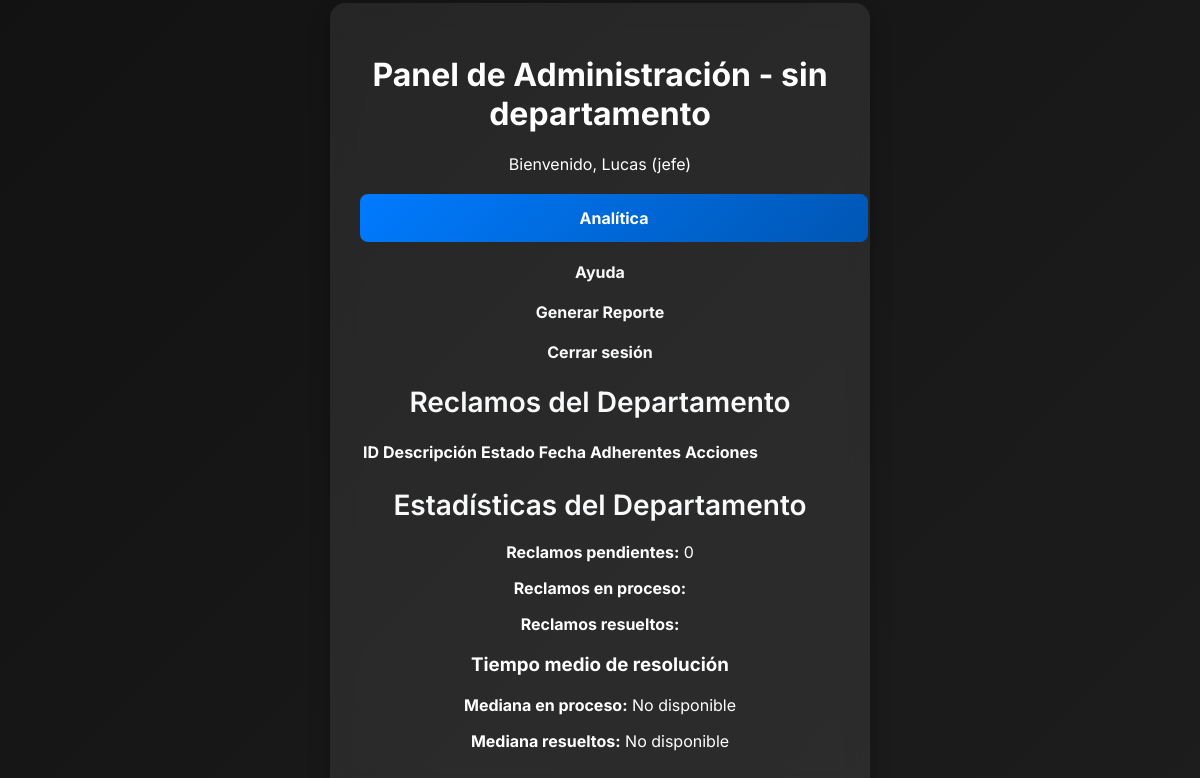
/dashboard (signed in), run on the app's committed database.
### modules/modelos.py (models this page shows, shortened)
class ModeloUsuario(Base):
    __tablename__= 'usuarios'
    id= Column(Integer, primary_key=True)
    nombre=Column(String(1000), nullable=False, unique=False)
    apellido=Column(String(1000), nullable=False, unique= False)
    username=Column(String(100), nullable=False, unique=True)
    email= Column(String(1000), nullable=False, unique=True)
    password= Column(String(1000), nullable=False)
    rol=Column(String, default="usuario")
    claustro=Column(String(100), nullable=False)
    departamento = Column(String(100), default="sin_departamento")

### server.py (the view)
@app.route('/dashboard', methods=['GET'])
@login_required
def dashboard():
    if not(current_user.es_jefe() or current_user.es_secretario() or current_user.es_tecnico()):
        flash("Acceso denegado", "error")
        return  redirect(url_for('inicio'))
    try:
        reclamos= gestor_reclamos.listar_reclamos_por_departamento(current_user.departamento)
        stats=gestor_reclamos.obtener_estadisticas(current_user.departamento)
    except Exception as e:
        flash(f"Error cargando datos del dashboard: {str(e)}", "error")
        reclamos=[]
        stats={}
    return render_template('dashboard.html', lista_reclamos=reclamos, stats=stats)

### modules/dominio.py (called while the page is built)
    @property
    def departamento(self):
        return self.__departamento

    @id.setter
    def id(self, p_id):
        if p_id is not None and not isinstance(p_id, int):
            raise ValueError("El id debe ser un número entero")
        self.__id=p_id

    @descripcion.setter
    def descripcion(self, p_descripcion):
        if not isinstance(p_descripcion, str) or p_descripcion.strip() == "":
            raise ValueError("La descripcion no puede estar vacía")
        self.__descripcion= p_descripcion.strip()

    @estado.setter
    def estado(self, p_estado):
        if p_estado not in ["pendiente", "resuelto", "en proceso","inválido"]:
            raise ValueError("El estado debe ser 'pendiente', 'resuelto', 'en proceso' o 'invalido'")
        self.__estado=p_estado

    @id_usuario.setter
    def id_usuario(self, p_id_usuario):
        if  p_id_usuario is not None and not isinstance(p_id_usuario, int):
            raise ValueError("El ID de usuario debe ser un número entero")
        self.__id_usuario=p_id_usuario

    @departamento.setter
    def departamento(self, p_departamento):
        print(f"[DEBUG] Setter departamento: {p_departamento}")
        if not isinstance(p_departamento, str) or p_departamento.strip()== "":
            raise ValueError("El departamento no puede estar vacío")
        self.__departamento=p_departamento

    @fecha_creacion.setter
    def fecha_creacion(self, p_fecha_creacion):
        self.__fecha_creacion= p_fecha_creacion

    @foto.setter
    def foto(self, p_foto):
        self.__foto=p_foto

    @fecha_resolucion.setter
    def fecha_resolucion(self, p_fecha_resolucion):
        self.__fecha_resolucion= p_fecha_resolucion

    @property
    def id(self):
        return self.__id

    @property
    def nombre(self):
        return self.__nombre

    @property
    def apellido(self):
        return self.__apellido

    @property
    def username(self):
        return self.__username

    @property
    def email(self):
        return self.__email

    @property
    def password(self):
        return self.__password

    @property
    def rol(self):
        return self.__rol

    @property
    def departamento(self):
        return self.__departamento

    @property
    def claustro(self):
        return self.__claustro

    @password.setter
    def password(self, password:str):
        self.__password = password

    @rol.setter
    def rol(self, rol:str):
        self.__rol=rol

### modules/gestor_login.py (called while the page is built)
    def es_jefe(self):
        return self.rol == "jefe"

### templates/dashboard.html (shortened to what this page needs)
<!DOCTYPE html>
<html lang="es">
<head>
    <link rel="stylesheet" type="text/css" href="{{ url_for('static', filename='style.css') }}">
</head>
<body>
    <div class="container">
        <h1>Panel de Administración - {{ current_user.departamento }}</h1>
        <p>Bienvenido, {{ current_user.nombre }} ({{ current_user.rol }})</p>
        <div class="button-container">
            <a href="{{ url_for('analitica') }}" class="btn-primary">Analítica</a>
            <a href="{{ url_for('ayuda') }}" class="btn-secondary"> Ayuda</a>
            <a href="{{ url_for('agregar_reclamo') }}" class="btn-info">Generar Reporte</a>
            <a href="{{ url_for('logout') }}" class="btn-logout">Cerrar sesión</a>
        </div>
        <h2> Reclamos del Departamento</h2>
        <table>
            <thead>
                <tr>
                    <th>ID</th>
                    <th>Descripción</th>
                    <th>Estado</th>
                    <th>Fecha</th>
                    <th>Adherentes</th>
                    <th>Acciones</th>
                </tr>
            </thead>
        </table>
        <h2>Estadísticas del Departamento</h2>
        <p><strong>Reclamos pendientes:</strong> {{ stats.pendientes }}</p>
        <p><strong>Reclamos en proceso:</strong> {{ stats.en_proceso }}</p>
        <p><strong>Reclamos resueltos:</strong> {{ stats.resueltos }}</p>
        <h3>Tiempo medio de resolución</h3>
        <p><strong>Mediana en proceso:</strong> {{ stats.mediana_en_proceso if stats.mediana_en_proceso else "No disponible" }}</p>
        <p><strong>Mediana resueltos:</strong> {{ stats.mediana_resueltos if stats.mediana_resueltos else "No disponible" }}</p>
    </div>
</body>
</html>

### static/style.css (style rules this page uses)
body { font-family: 'Inter', sans-serif; background: linear-gradient(135deg, #121212, #1d1d1d); color: #ffffff; margin: 0; display: flex; justify-content: center; align-items: center; min-height: 100vh; }
.container { width: 40%; padding: 30px; background: rgba(255, 255, 255, 0.08); box-shadow: 0px 10px 20px rgba(0, 0, 0, 0.3); border-radius: 15px; backdrop-filter: blur(12px); text-align: center; transition: all 0.3s ease-in-out; }
h2 { font-size: 28px; font-weight: 600; color: #f8f9fa; margin-bottom: 20px; }
.btn-primary { display: block; width: 100%; padding: 14px; font-size: 16px; font-weight: bold; background: linear-gradient(135deg, #007bff, #0056b3); color: white; border: none; border-radius: 8px; cursor: pointer; transition: 0.4s ease-in-out; margin-top: 20px; }
a { color: #f8f9fa; text-decoration: none; font-weight: bold; display: block; margin-top: 20px; transition: 0.3s; }

### data on the page
ModeloUsuario: departamento "sin departamento", nombre "Lucas", rol "jefe"

### other printed values
{{ stats.pendientes }} "0"
